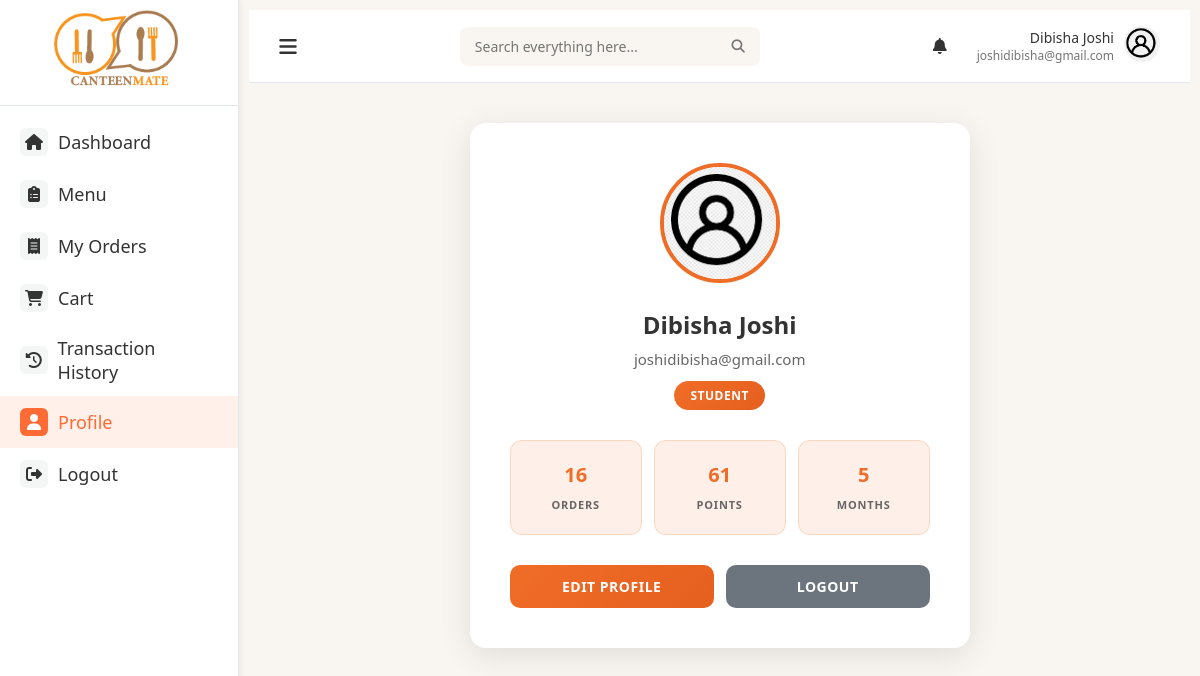
The app's page /profile (signed in) with its own data.
### models.py (models this page shows, shortened)
class User(db.Model):
    id = db.Column(db.Integer, primary_key=True)
    fullname = db.Column(db.String(100), nullable=False)
    email = db.Column(db.String(100), unique=True, nullable=False)
    password = db.Column(db.String(200), nullable=False)
    role = db.Column(db.String(20), nullable=False)
    phone = db.Column(db.String(10))
    created_at = db.Column(db.DateTime, server_default=db.func.now())

### main.py (the view, shortened to what this page needs)
@app.route('/profile', methods=['GET', 'POST'])
@login_required
def profile():
    if 'user_id' not in session:
        return redirect(url_for('login'))
    user = User.query.get(session['user_id'])
    if not user:
        flash("User not found.", "danger")
        return redirect(url_for('login'))
    total_orders = Order.query.filter_by(user_id=user.id).count()
    total_points = db.session.query(
        db.func.coalesce(db.func.sum(Order.total_amount), 0)
    ).filter(Order.user_id == user.id).scalar()
    points = int(total_points // 100)
    months_since_joined = (datetime.utcnow().year - user.created_at.year) * 12 + (datetime.utcnow().month - user.created_at.month)
    if months_since_joined < 0:
        months_since_joined = 0
    return render_template(
        'profile.html',
        user=user,
        total_orders=total_orders,
        total_points=points,
        months_since_joined=months_since_joined,
        active_page='profile'
    )

### main.py (called while the page is built)
def login_required(view):
    @functools.wraps(view)
    def wrapped_view(**kwargs):
        if 'user_id' not in session:
            flash('Please log in to access this page', 'warning')
            return redirect(url_for('login'))
        return view(**kwargs)
    return wrapped_view

@app.context_processor
def inject_new_orders_count():
    count = Order.query.filter_by(status='pending').count()
    print(count)
    return dict(new_orders_count=count)

### templates/profile.html (shortened to what this page needs)
{% extends "base.html" %}
{% block content %}
<div id="profile" class="page">
    <div class="profile-container {% if get_flashed_messages() %}editing{% endif %}" id="profileContainer">
        <div class="profile-card">
            <img src="{{ url_for('static', filename='img/user.png') }}" alt="User Avatar" class="profile-avatar">
            <h2 class="profile-name">{{ user.fullname }}</h2>
            <p class="profile-email">{{ user.email }}</p>
            <div class="profile-role">{{ user.role }}</div>
           <div class="profile-stats">
                <div class="stat-box">
                    <span class="value">{{ total_orders }}</span>
                    <span class="label">Orders</span>
                </div>
                <div class="stat-box">
                    <span class="value">{{ total_points|int }}</span>
                    <span class="label">Points</span>
                </div>
                <div class="stat-box">
                    <span class="value">{{ months_since_joined }}</span>
                    <span class="label">Months</span>
                </div>
            </div>
            <div class="profile-actions">
                <button class="profile-action-btn edit-profile-btn" onclick="toggleProfileForm()" id="editBtn">
                    Edit Profile
                </button>
                <button class="profile-action-btn logout-btn" onclick="handleLogout()">
                    Logout
                </button>
            </div>
        </div>
    </div>
</div>
{% endblock %}

### templates/base.html (shortened to what this page needs)
<!DOCTYPE html>
<html lang="en">
<head>
    <link rel="stylesheet" href="https://cdnjs.cloudflare.com/ajax/libs/font-awesome/6.4.0/css/all.min.css">
    <link href="https://cdnjs.cloudflare.com/ajax/libs/font-awesome/6.4.0/css/all.min.css" rel="stylesheet">
    <link rel="stylesheet" href="{{ url_for('static', filename='css/styles.css') }}">
</head>
<body>
    <div class="container">
        <div class="sidebar">
            <div class="logo">
                <img src="{{ url_for('static', filename='img/logo.png') }}" alt="Canteen Logo">
            </div>
            <div class="sidebar-menu">
                <a href="{{ url_for('user_dashboard') }}" class="side-menu-item {% if active_page == 'dashboard' %}active{% endif %}">
                    <div class="menu-icon"><i class="fas fa-home"></i></div>
                    <div class="menu-text">Dashboard</div>
                </a>
                <a href="{{ url_for('user_menu')}}" class="side-menu-item {% if active_page == 'menu' %}active{% endif %}">
                    <div class="menu-icon"><i class="fas fa-clipboard-list"></i></div>
                    <div class="menu-text">Menu</div>
                </a>
                <a href="{{ url_for('orders') }}" class="side-menu-item {% if active_page == 'orders' %}active{% endif %}">
                    <div class="menu-icon"><i class="fas fa-receipt"></i></div>
                    <div class="menu-text">My Orders</div>
                </a>
                <a href="{{ url_for('cart')}}" class="side-menu-item {% if active_page == 'cart' %}active{% endif %}">
                    <div class="menu-icon"><i class="fas fa-shopping-cart"></i></div>
                    <div class="menu-text">Cart</div>
                </a>
                <a href="{{ url_for('transaction')}}" class="side-menu-item {% if active_page == 'transaction' %}active{% endif %}">
                    <div class="menu-icon"><i class="fas fa-history"></i></div>
                    <div class="menu-text">Transaction History</div>
                </a>
                <a href="{{ url_for('profile')}}" class="side-menu-item {% if active_page == 'profile' %}active{% endif %}">
                    <div class="menu-icon"><i class="fas fa-user"></i></div>
                    <div class="menu-text">Profile</div>
                </a>
                <a href="{{ url_for('logout') }}" class="side-menu-item {% if active_page == 'logout' %}active{% endif %}">
                    <div class="menu-icon"><i class="fas fa-sign-out-alt"></i></div>
                    <div class="menu-text">Logout</div>
                </a>
            </div>
        </div>
        <div class="main-content">
            <div class="top-nav">
                <button class="btn nav-toggle" onclick="document.querySelector('.sidebar').classList.toggle('active')">
                    <i class="fas fa-bars"></i>
                </button>
                <div class="search-bar">
                    <input type="text" placeholder="Search everything here...">
                    <button type="submit"><i class="fas fa-search"></i></button>
                </div>
                <div class="user-menu">
                    <div class="notifications" id="notificationBtn">
                        <i class="fas fa-bell"></i>
                    </div>
                    <div class="user-profile">
                        <div class="user-info">
                            <div class="user-name">{{ user.fullname }}</div>
                            <div class="user-email">{{ user.email }}</div>
                        </div>
                        <div class="user-avatar">
                            <img src="{{ url_for('static', filename='img/user.png') }}" alt="User Avatar">
                        </div>
                    </div>
                </div>
            </div>
            <div class="page-content">
                {% block content %}{% endblock %}
            </div>
        </div>
    </div>
</body>
</html>

### static/css/styles.css (style rules this page uses)
:root { --primary-color: #FF6B35; --secondary-color: #2F4858; --background-color: #f9f6f2; --sidebar-bg: #FFFFFF; --panel-bg: #FFFFFF; --text-color: #333333; --text-light: #757575; --border-color: #E0E0E0; --active-color: #FF6B35; --danger-color: #FF3B30; --success-color: #34C759; }
* { margin: 0; padding: 0; box-sizing: border-box; font-family: 'Segoe UI', Tahoma, Geneva, Verdana, sans-serif; }
body { background-color: var(--background-color); color: var(--text-color); }
.container { display: flex; height: 100vh; overflow: hidden; }
.sidebar { width: 300px; background-color: var(--sidebar-bg); height: 100%; overflow-y: auto; border-right: 1px solid var(--border-color); box-shadow: 2px 0 5px rgba(0, 0, 0, 0.05); z-index: 100; }
.logo { align-items: center; padding: 10px; border-bottom: 1px solid var(--border-color); }
.logo img { height: 80px; margin-right: 10px; margin-left: 20%; }
.sidebar-menu { padding: 10px 0; }
.side-menu-item { display: flex; align-items: center; padding: 12px 20px; color: var(--text-color); text-decoration: none; transition: all 0.3s ease; }
.side-menu-item:hover, .side-menu-item.active { background-color: rgba(255, 107, 53, 0.1); color: var(--active-color); }
.menu-icon { width: 28px; height: 28px; display: flex; align-items: center; justify-content: center; margin-right: 10px; background-color: rgba(47, 72, 88, 0.05); border-radius: 6px; }
.side-menu-item.active .menu-icon { background-color: var(--active-color); color: white; }
.menu-text { font-size: 18px; }
.main-content { padding: 10px; width: 100%; overflow-y: auto; height: 100vh; }
.top-nav { display: flex; justify-content: space-between; align-items: center; padding: 15px 30px; background-color: white; border-bottom: 1px solid var(--border-color); }
.search-bar { display: flex; align-items: center; background-color: var(--background-color); border-radius: 8px; overflow: hidden; width: 300px; }
.search-bar input { border: none; padding: 10px 15px; flex: 1; background-color: transparent; font-size: 14px; }
.search-bar button { border: none; background-color: transparent; padding: 10px 15px; cursor: pointer; color: var(--text-light); }
.user-menu { display: flex; align-items: center; }
.user-profile { display: flex; align-items: center; }
.user-info { text-align: right; margin-right: 10px; }
.user-name { font-size: 14px; font-weight: 500; }
.user-email { font-size: 12px; color: var(--text-light); }
.user-avatar img { width: 36px; height: 36px; border-radius: 50%; object-fit: cover; }
.page-content { flex: 1; padding: 20px 0px 20px 0px; overflow-y: auto; }
:root { --primary-color: #2563eb; --secondary-color: #f59e0b; --accent-color: #10b981; --danger-color: #ef4444; --dark-color: #1f2937; --light-color: #f8fafc; --border-color: #e2e8f0; --recommendation-color: #667eea; --collaborative-color: #8b5cf6; --popular-color: #f59e0b; --shadow-sm: 0 1px 2px 0 rgba(0, 0, 0, 0.05); --shadow-md: 0 4px 6px -1px rgba(0, 0, 0, 0.1), 0 2px 4px -1px rgba(0, 0, 0, 0.06); --shadow-lg: 0 10px 15px -3px rgba(0, 0, 0, 0.1), 0 4px 6px -2px rgba(0, 0, 0, 0.05); --shadow-xl: 0 20px 25px -5px rgba(0, 0, 0, 0.1), 0 10px 10px -5px rgba(0, 0, 0, 0.04); --gradient-primary: linear-gradient(135deg, #cd916e 0%, #776351 100%); --gradient-secondary: linear-gradient(135deg, #f093fb 0%, #f5576c 100%); --gradient-accent: linear-gradient(135deg, #4facfe 0%, #00f2fe 100%); --gradient-collaborative: linear-gradient(135deg, #a78bfa 0%, #8b5cf6 100%); --gradient-popular: linear-gradient(135deg, #fbbf24 0%, #f59e0b 100%); }

### templates/base.html (style rules this page uses)
.nav-toggle { background: none; border: none; outline: none; cursor: pointer; padding: 0; margin: 0; font-size: 20px; color: #333; }
.notifications { position: relative; cursor: pointer; padding: 10px; border-radius: 50%; transition: background-color 0.3s; }
.user-menu { display: flex; align-items: center; gap: 20px; }

### records on screen
User: fullname "Dibisha Joshi", email "joshidibisha@gmail.com", role "STUDENT"

### other values on screen
{{ total_orders }} "16"
{{ total_points|int }} "61"
